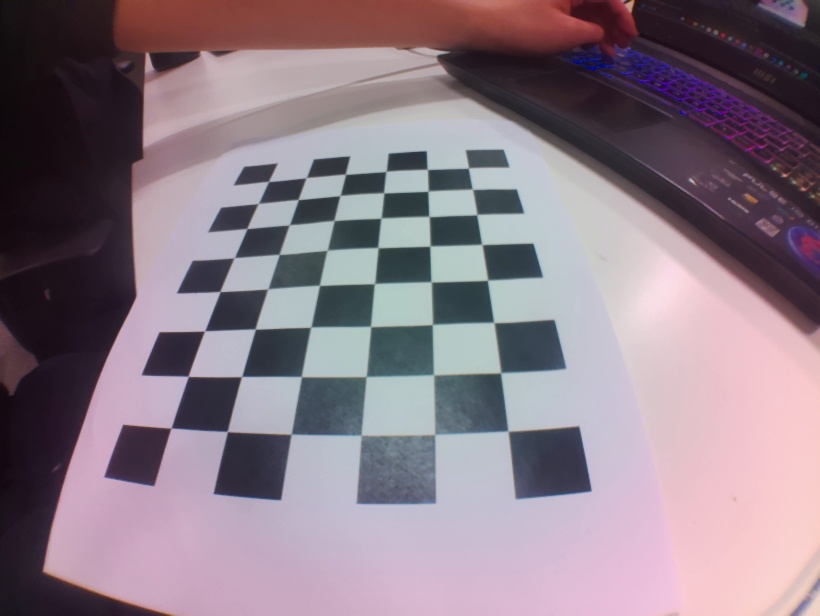
#> input picture calibration/calibration_images_219/calib_frame_1773505297.jpg, 820 x 616 px; its folder holds only this picture in this run
$ python camera_calibration.py
#> lines starting #> are read from the running program, lines starting #| are printed output that depends on the picture; after the words box and inside, x2 and y2 are one past the last pixel; in counts of white or black regions, pixels touching at a corner belong together; long printed decimals are rounded
import cv2
import numpy as np
import glob
import os

# ==========================================
# 1) CALIBRATION SETTINGS
# ==========================================
# IMPORTANT: Update this to match your specific checkerboard!
# Count the INNER intersections where the black and white squares meet.
# (e.g., a standard chessboard is 8x8 squares, but 7x7 inner corners)
CHECKERBOARD = (8, 6)

# Termination criteria for refining the corner coordinates (sub-pixel accuracy)
criteria = (cv2.TERM_CRITERIA_EPS + cv2.TERM_CRITERIA_MAX_ITER, 30, 0.001)

# Prepare 3D object points based on the checkerboard dimensions (assumes flat Z=0)
objp = np.zeros((CHECKERBOARD[0] * CHECKERBOARD[1], 3), np.float32)
objp[:, :2] = np.mgrid[0:CHECKERBOARD[0], 0:CHECKERBOARD[1]].T.reshape(-1, 2)

# Arrays to store object points and image points from all the images
objpoints = [] # 3d point in real world space
imgpoints = [] # 2d points in image plane

# ==========================================
# 2) LOAD IMAGES (Absolute Path Fix)
# ==========================================
# Dynamically grab the exact folder this python script lives in
current_folder = os.path.dirname(os.path.abspath(__file__))

# Point directly to the folder where image_snapshot.py saved the images
image_dir = os.path.join(current_folder, "calibration_images_219")
image_path_pattern = os.path.join(image_dir, 'calib_frame_*.jpg')

image_files = glob.glob(image_path_pattern)

print(f"Looking for images in: {image_dir}")

if not image_files:
    print("No images found! Please check the folder path and ensure you have captured images.")
    exit()

print(f"Found {len(image_files)} images. Finding checkerboard corners...")

# ==========================================
# 3) EXTRACT CORNERS
# ==========================================
gray = None
success_count = 0

for fname in image_files:
    img = cv2.imread(fname)
#> img is the input picture: shape (616, 820, 3); mean B, G, R 134, 122.9, 138.6
    if img is None:
        continue

    gray = cv2.cvtColor(img, cv2.COLOR_BGR2GRAY)
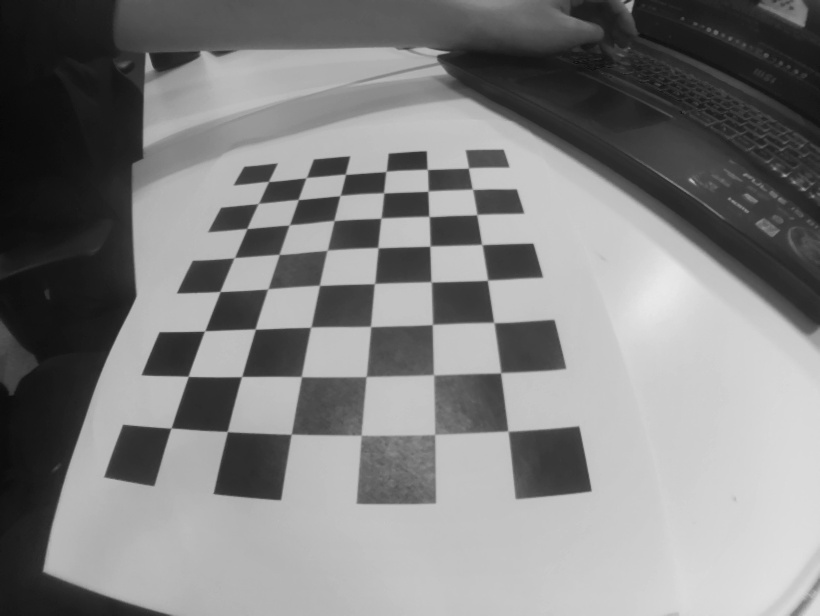
#> gray: shape (616, 820); min 7, max 233, mean 128.9

    # Find the chess board corners
    ret, corners = cv2.findChessboardCorners(gray, CHECKERBOARD, None)
#> ret = True; corners = 48 rows, first 8: [468.6, 168.1], [472.5, 189.2], [475.5, 213.9], [481.3, 245.4], [486.1, 279.6], [493.2, 323.4], [501.8, 374.2], [507.5, 431.7]

    # If found, add object points, image points (after refining them)
    if ret == True:
        objpoints.append(objp)
        success_count += 1

        # Refine the corner locations to sub-pixel accuracy
        corners2 = cv2.cornerSubPix(gray, corners, (11, 11), (-1, -1), criteria)
#> corners2 = 48 rows, first 8: [468.5, 168], [472.5, 189.2], [476.8, 214.6], [481.9, 244.5], [487.6, 280.2], [493.8, 322.5], [500.7, 372.8], [508, 431.1]
        imgpoints.append(corners2)

        # Draw and display the corners
        cv2.drawChessboardCorners(img, CHECKERBOARD, corners2, ret)
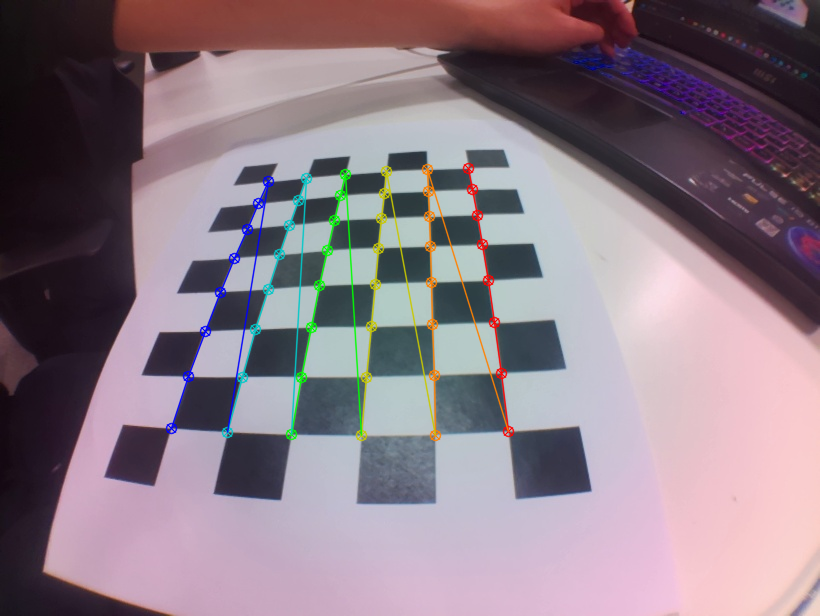
#> img: shape (616, 820, 3); 2.47% of pixels changed, all inside (x1, y1, x2, y2) = (165, 162, 515, 442)

        # Resize for display so it doesn't overflow your screen
        display_img = cv2.resize(img, (820, 616))
        cv2.imshow('Finding Corners...', display_img)
        cv2.waitKey(100) # Show each detected frame for 100ms
    else:
        # Just extracting the filename for a cleaner print statement
        base_name = os.path.basename(fname)
        print(f"Could not find a clear {CHECKERBOARD} checkerboard in {base_name}")

cv2.destroyAllWindows()

# ==========================================
# 4) CALCULATE CALIBRATION
# ==========================================
if success_count > 0:
    print(f"\nSuccessfully found corners in {success_count} out of {len(image_files)} images.")
    print("Calculating calibration parameters... this may take a moment.")

    # This is the function that actually calculates the math
    ret, mtx, dist, rvecs, tvecs = cv2.calibrateCamera(objpoints, imgpoints, gray.shape[::-1], None, None)
#> ret = 0.34; mtx = [[466.8, 0, 399.5], [0, 469.3, 326.6], [0, 0, 1]]; dist = [[-0.389, 0.383, -0.00457, -0.00114, -0.292]]; rvecs = ([-0.507, 0.637, 1.49],); tvecs = ([1.66, -3.79, 10.73],)

    print("\n--- CALIBRATION SUCCESSFUL ---")
    print(f"Overall RMS re-projection error: {ret:.4f} pixels (Lower is better!)")
#| Overall RMS re-projection error: 0.3400 pixels (Lower is better!)
    print("\n1. Camera Matrix (mtx) [Intrinsics]:")
    print(repr(mtx))
#| array([[466.844,   0.        , 399.543],
#|        [  0.        , 469.319, 326.603],
#|        [  0.        ,   0.        ,   1.        ]])
    print("\n2. Distortion Coefficients (dist):")
    print(repr(dist))
#| array([[-0.3893,  0.3827, -0.004572, -0.001137, -0.2924]])

    # Save the parameters to a file precisely in the current script's directory
    save_file = os.path.join(current_folder, 'calibration_data.npz')
    np.savez(save_file, mtx=mtx, dist=dist)
    print(f"\nSaved parameters to: {save_file}")

else:
    print("\nFailed to find checkerboard corners in any images.")
    print("Make sure your CHECKERBOARD dimensions are set to the INNER corners, not the squares!")

$ run again, on calibration/calibration_images_219/calib_frame_1773505368.jpg
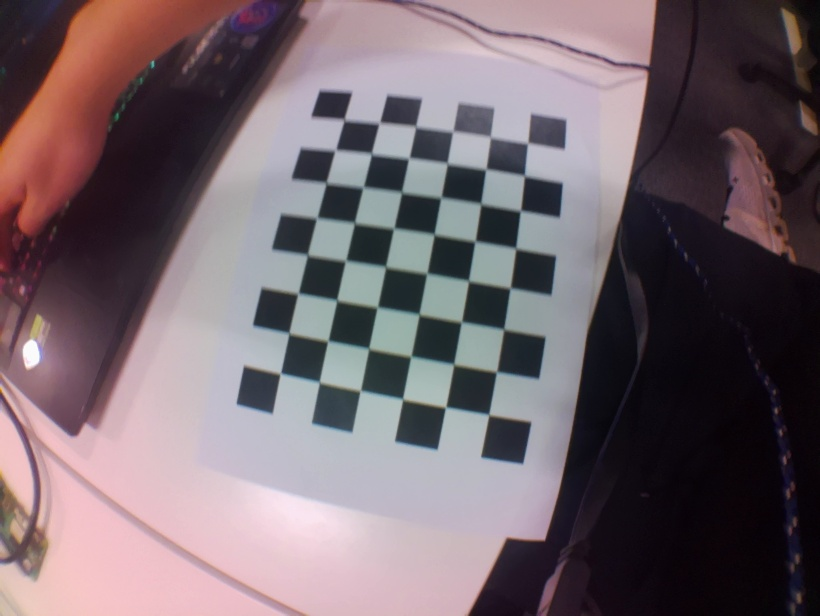
#> input picture calibration/calibration_images_219/calib_frame_1773505368.jpg, 820 x 616 px
#> img is the input picture: shape (616, 820, 3); mean B, G, R 107.5, 101.3, 115.4
#> `gray = cv2.cvtColor(img, cv2.COLOR_BGR2GRAY)`:
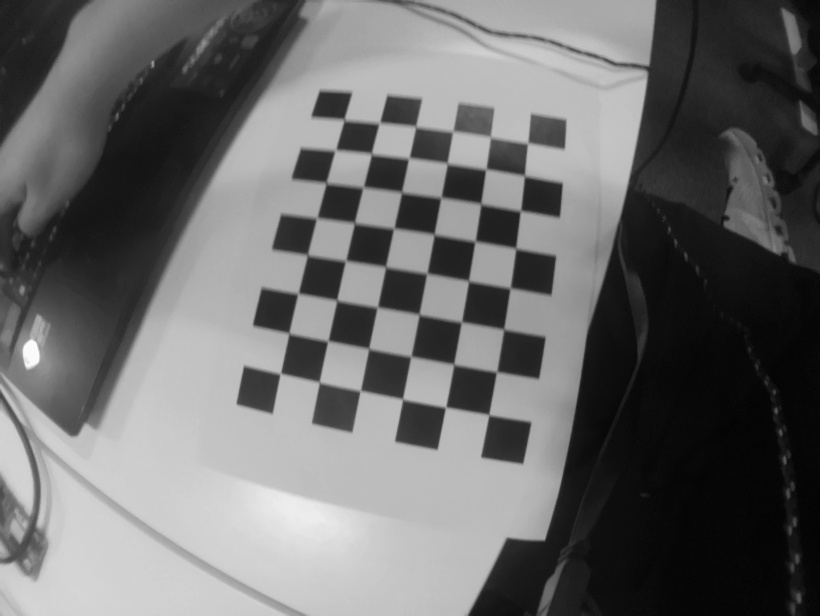
#> gray: shape (616, 820); min 2, max 254, mean 106.2
#> `ret, corners = cv2.findChessboardCorners(gray, CHECKERBOARD, None)`: ret = True; corners = 48 rows, first 8: [280.8, 372.3], [289, 331.8], [298.7, 292], [307, 254.5], [317, 218], [326, 183], [335.5, 150.5], [344.1, 120]
#> corners2 = 48 rows, first 8: [280.4, 373.5], [288.8, 333.2], [298, 293.5], [307.4, 254.9], [316.8, 218], [326.1, 183], [335.3, 150.1], [344.1, 119.7]
#> `cv2.drawChessboardCorners(img, CHECKERBOARD, corners2, ret)`:
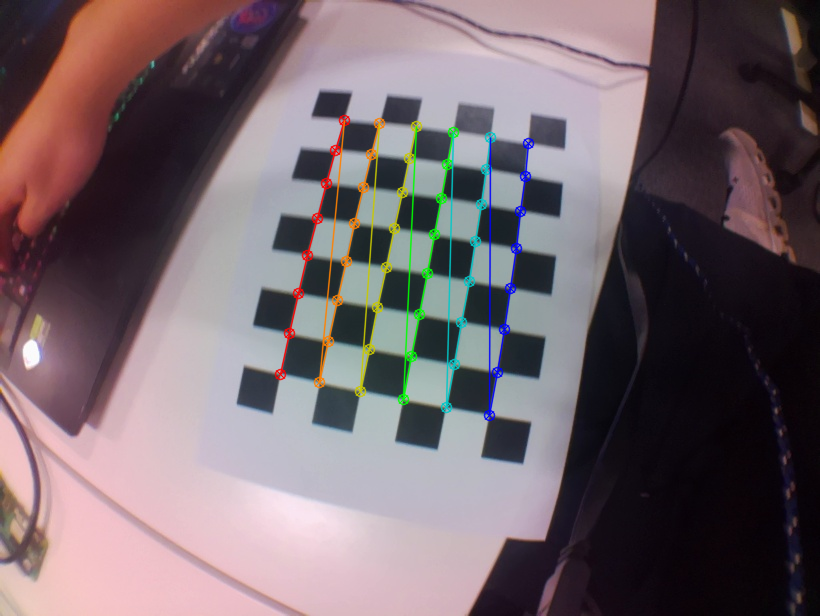
#> img: shape (616, 820, 3); 2.5% of pixels changed, all inside (x1, y1, x2, y2) = (274, 114, 535, 422)
#> `ret, mtx, dist, rvecs, tvecs = cv2.calibrateCamera(objpoints, imgpoint..`: ret = 0.138; mtx = [[497.1, 0, 404.1], [0, 491.7, 298.2], [0, 0, 1]]; dist = [[-0.416, 0.607, 0.0114, -0.00526, -0.769]]; rvecs = ([-0.229, -0.0411, -1.38],); tvecs = ([-2.96, 1.81, 11.6],)
#| Overall RMS re-projection error: 0.1377 pixels (Lower is better!)
#| array([[497.066 ,   0.        , 404.078],
#|        [  0.        , 491.687, 298.202],
#|        [  0.        ,   0.        ,   1.        ]])
#| array([[-0.4161,  0.6067,  0.01135, -0.005265, -0.7688 ]])

$ run again, on calibration/calibration_images_219/calib_frame_1773505375.jpg
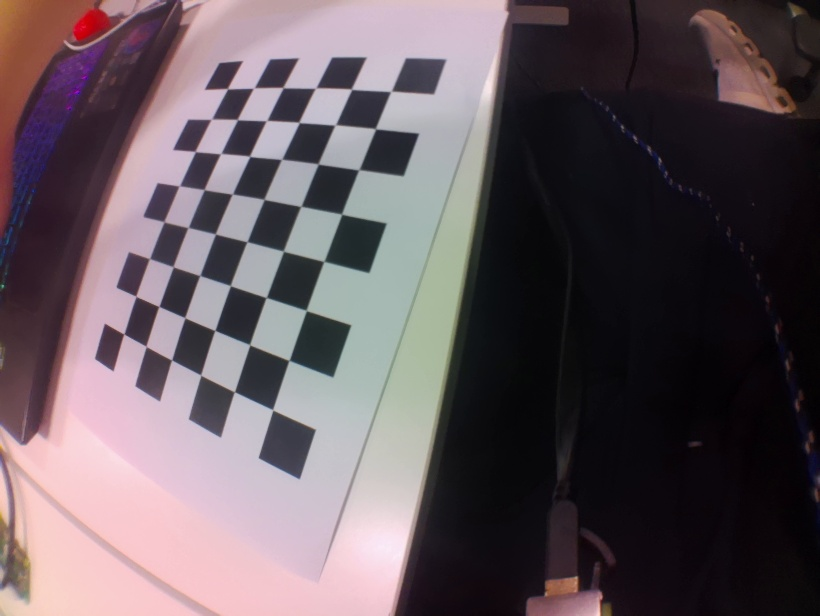
#> input picture calibration/calibration_images_219/calib_frame_1773505375.jpg, 820 x 616 px
#> img is the input picture: shape (616, 820, 3); mean B, G, R 92.7, 87, 99.3
#> `gray = cv2.cvtColor(img, cv2.COLOR_BGR2GRAY)`:
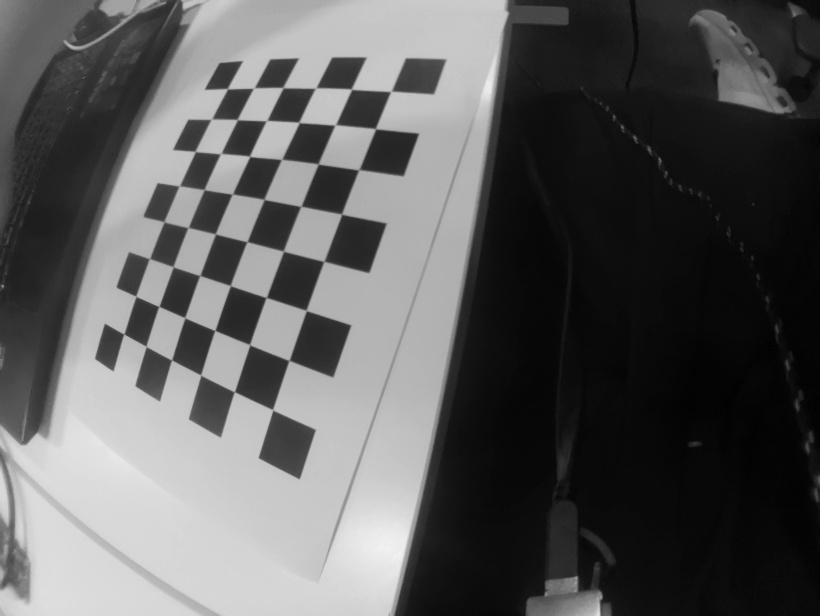
#> gray: shape (616, 820); min 1, max 243, mean 91.3
#> `ret, corners = cv2.findChessboardCorners(gray, CHECKERBOARD, None)`: ret = True; corners = 48 rows, first 8: [123.9, 333.8], [135.9, 296.2], [149.6, 258.5], [164.1, 221.6], [179, 185.9], [195.3, 151.5], [211.5, 119.1], [227.6, 88.74]
#> corners2 = 48 rows, first 8: [123.8, 334], [135.9, 296.3], [149.4, 258.6], [163.9, 221.7], [179.3, 185.8], [195.2, 151.5], [211.4, 119.1], [227.4, 88.67]
#> `cv2.drawChessboardCorners(img, CHECKERBOARD, corners2, ret)`:
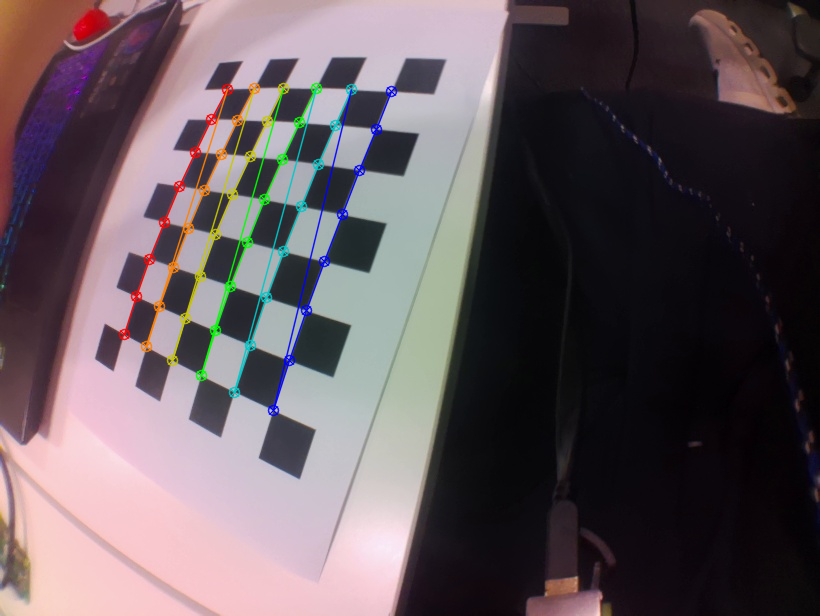
#> img: shape (616, 820, 3); 2.51% of pixels changed, all inside (x1, y1, x2, y2) = (118, 82, 398, 417)
#> `ret, mtx, dist, rvecs, tvecs = cv2.calibrateCamera(objpoints, imgpoint..`: ret = 0.187; mtx = [[475.8, 0, 407.8], [0, 474.6, 305.3], [0, 0, 1]]; dist = [[-0.264, -0.159, 0.000918, -0.00152, 0.321]]; rvecs = ([-0.391, 0.114, -1.26],); tvecs = ([-7.06, 0.711, 10.38],)
#| Overall RMS re-projection error: 0.1870 pixels (Lower is better!)
#| array([[475.802,   0.        , 407.827],
#|        [  0.        , 474.584, 305.273],
#|        [  0.        ,   0.        ,   1.        ]])
#| array([[-0.2637, -0.1591,  0.0009184, -0.001521 ,  0.3212]])

$ run again, on calibration/calibration_images_219/calib_frame_1773505390.jpg
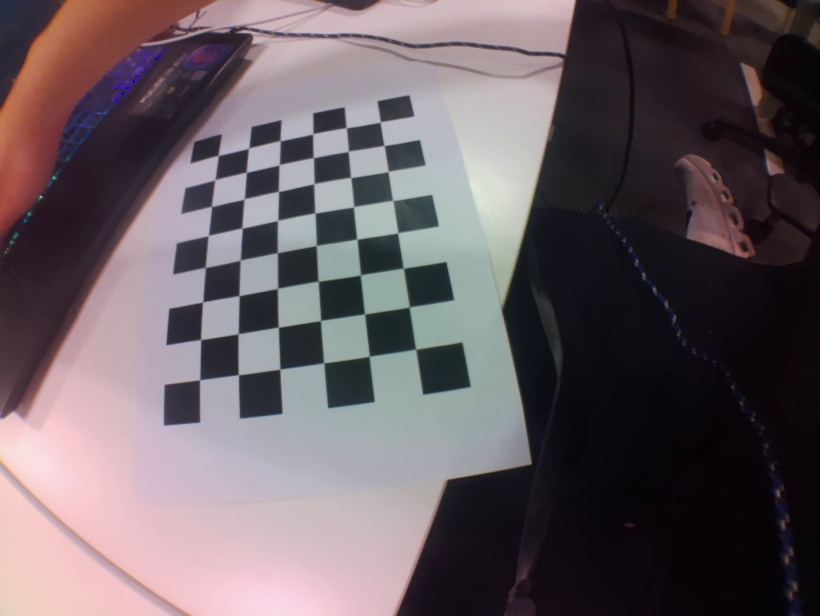
#> input picture calibration/calibration_images_219/calib_frame_1773505390.jpg, 820 x 616 px
#> img is the input picture: shape (616, 820, 3); mean B, G, R 97.4, 92.1, 103.4
#> `gray = cv2.cvtColor(img, cv2.COLOR_BGR2GRAY)`:
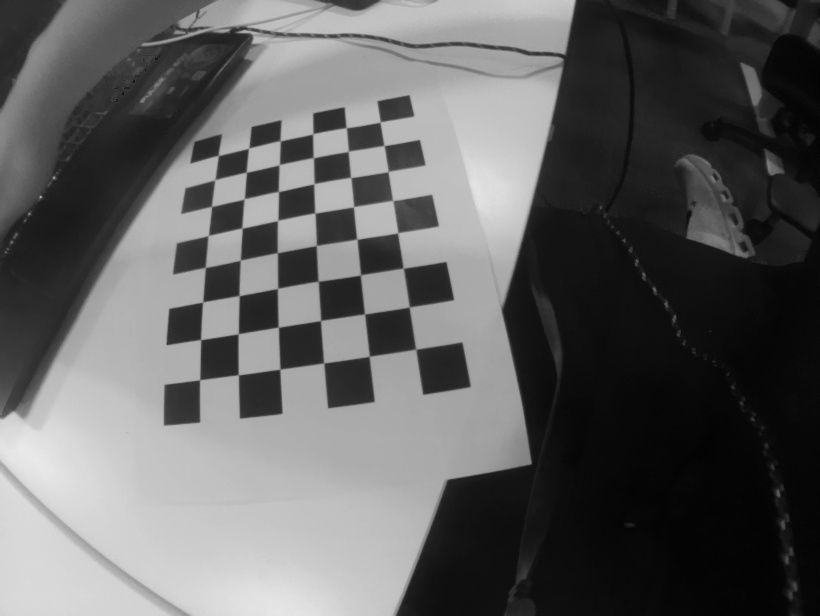
#> gray: shape (616, 820); min 1, max 234, mean 96.1
#> `ret, corners = cv2.findChessboardCorners(gray, CHECKERBOARD, None)`: ret = True; corners = 48 rows, first 8: [380.2, 122.2], [383.8, 145.4], [388, 171.7], [392.6, 200.5], [397.5, 232.9], [403, 268.1], [409.2, 307.1], [416, 349.4]
#> corners2 = 48 rows, first 8: [380.2, 122], [384.1, 145.5], [388.2, 171.5], [392.7, 200.4], [397.7, 232.8], [403.3, 268.1], [409.3, 307], [415.7, 349.2]
#> `cv2.drawChessboardCorners(img, CHECKERBOARD, corners2, ret)`:
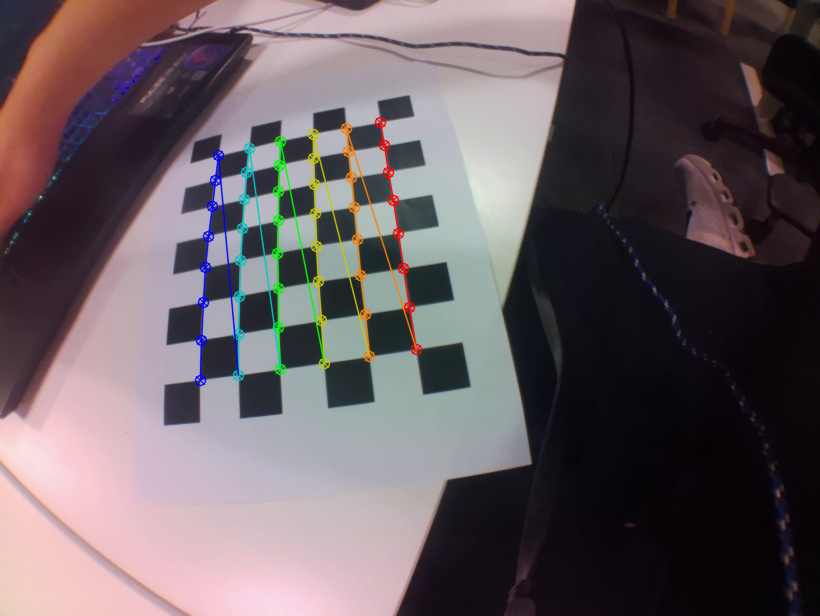
#> img: shape (616, 820, 3); 2.21% of pixels changed, all inside (x1, y1, x2, y2) = (194, 116, 423, 387)
#> `ret, mtx, dist, rvecs, tvecs = cv2.calibrateCamera(objpoints, imgpoint..`: ret = 0.216; mtx = [[217.6, 0, 423.1], [0, 207.7, 344.5], [0, 0, 1]]; dist = [[-0.0522, -0.00722, -0.00505, -0.00452, 0.00306]]; rvecs = ([-0.118, 0.165, 1.41],); tvecs = ([-1.2, -6.69, 5.9],)
#| Overall RMS re-projection error: 0.2158 pixels (Lower is better!)
#| array([[217.639,   0.        , 423.138],
#|        [  0.        , 207.713, 344.454],
#|        [  0.        ,   0.        ,   1.        ]])
#| array([[-0.05222, -0.00722, -0.005054, -0.004524,  0.003059]])
